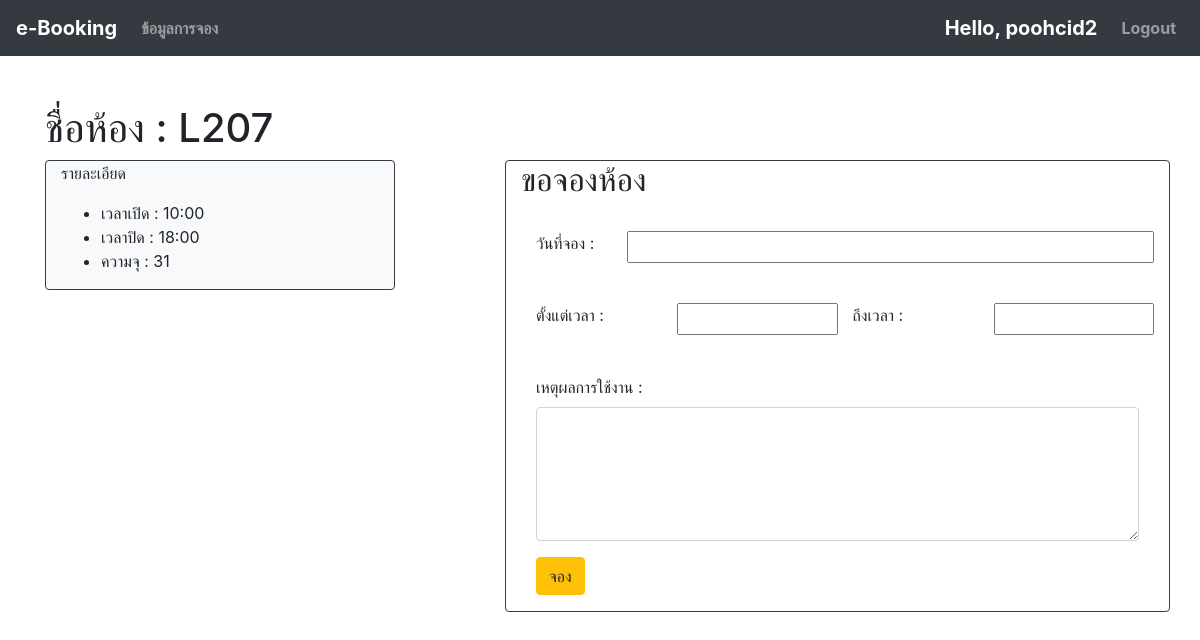
The app's page /booking/2/ (signed in) with its own data.
### booking/models.py (models this page shows, shortened)
class Room(models.Model):
    name = models.CharField(max_length=100)
    open_time = models.TimeField()
    close_time = models.TimeField()
    capacity = models.IntegerField(default=0)

### booking/views.py (the view)
# urls.py: path('booking/<int:id>/', views.booking, name="booking"),
@login_required
@permission_required('booking.add_booking')
def booking(request, id):
    try:
        context={
            "room" : Room.objects.get(pk=id),
            "user" : request.user
        }
        return render(request, 'booking.html', context=context)
    except Room.DoesNotExist:
        return redirect('index')

### booking/templates/booking.html (shortened to what this page needs)
{% extends 'base.html' %}
{% block content %}
    <br><br>
    <div class="container">
    <h1>ชื่อห้อง : {{ room.name }}</h1>
        <div class="row">
            <div class="col-4">
                <div class="border border-dark rounded bg-light container">
                    <p>รายละเอียด</p>
                    <ul>
                        <li>เวลาเปิด : {{room.open_time|date:'H:i'}}</li>
                        <li>เวลาปิด : {{ room.close_time|date:'H:i' }}</li>
                        <li>ความจุ : {{ room.capacity }}</li>
                    </ul>
                </div>
            </div>
            <div class="col-1">
            </div>
            <div class="col-7 border border-dark rounded">
                <h2>ขอจองห้อง</h2>
                <br>
                <form action="{% url 'save_booking' id=room.id %}" class="container-fluid" method="POST">
                    <div class="row form-group">
                        <label class="col-2">วันที่จอง : </label>
                        <input class="col-10" id="datepicker" name="date" width="200" selectedday="{{ date }}" value="{{ date|date:"SHORT_DATE_FORMAT"}}" required/>
                    </div>
                    <br>
                    <div class="row form-group">
                            <label class="col">ตั้งแต่เวลา : </label>
                            <input id="timepicker1" name="start_time" class="col" width="200" required>
                            <label class="col">ถึงเวลา : </label>
                            <input id="timepicker2" name="end_time" class="col" width="200" required>
                    </div>
                    <br>
                    <div class="form-group">
                        <label>เหตุผลการใช้งาน : </label>
                        <textarea class="form-control" name="descrip" rows="5" id="comment"></textarea>
                    </div class="form-group">
                        <button type="submit" class="btn btn-warning"> จอง </button>
                </form>
            </div>
        </div>
    </div>
{% endblock content %}

### templates/base.html (shortened to what this page needs)
<html lang="en">
<head>
    <link href="https://unpkg.com/gijgo@1.9.13/css/gijgo.min.css" rel="stylesheet" type="text/css" />
    <link rel="stylesheet" href="https://maxcdn.bootstrapcdn.com/bootstrap/4.4.1/css/bootstrap.min.css">
</head>
</head>
<body>
    <nav class="navbar navbar-expand-sm bg-dark navbar-dark">
        <a class="navbar-brand" href="\">e-Booking</a>
        <div class="collapse navbar-collapse" id="collapsibleNavbar">
            <ul class="navbar-nav">
                {% if user.is_authenticated %}
                    {% if perms.booking.view_booking %}
                    <li class="nav-item">
                        <a class="nav-link" href="/book_list/">ข้อมูลการจอง</a>
                    </li>
                    {% endif %}
                {% endif %}
            </ul>
            <ul class="navbar-nav ml-auto">
                {% if user.is_authenticated %}
                    <li class="nav-item"><span class="navbar-brand">Hello, {{ user.username }}</span></li>
                    <li class="nav-item"><a href="/account/book_logout/" class="nav-link">Logout</a></li>
                {% else %}
                    <li class="nav-item"><a href="/account/book_register/" class="nav-link">Sign up</a></li>
                    <li class="nav-item"><a href="/account/book_login/" class="nav-link">Login</a></li>
                {% endif %}
            </ul>
        </div>
    </nav>
    {% block content %}
    {% endblock content %}
</body>
</html>

### templates/base.html (style rules this page uses)
nav { font-weight: bold; }

### records on screen
Room: name "L207", open_time "10:00", close_time "18:00", capacity "31"

### other values on screen
{{ user.username }} "poohcid2"
